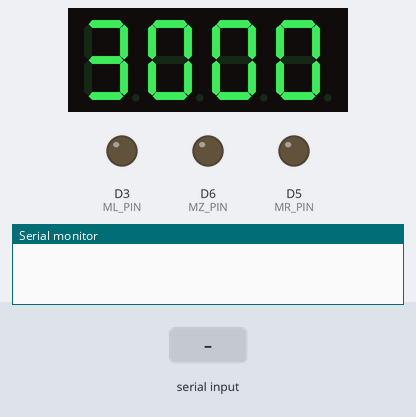
Bench run of a sketch on a simulated ESP8266 (NodeMCU). Parts: 4-digit seven-segment display, output pins drawn as LEDs (lit = HIGH), the last lines printed to the serial monitor. Inputs (shaded band) come from the test bench.

Above: at 1.2 s.
1.3 s: "90,45\n" received over Serial
At 2.4 s:
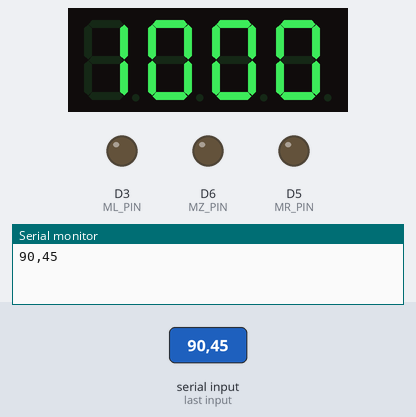
3.1 s: "5\n" received over Serial
At 5.0 s:
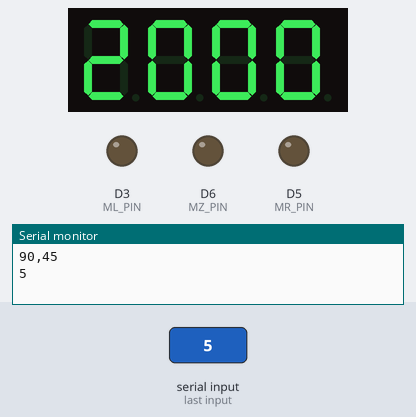
Timing chart, 0 to 6.5 s (numbered marks = the images above; inputs shaded):
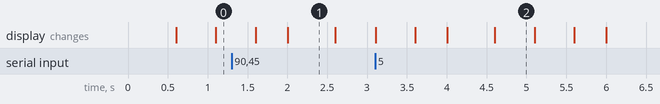

Measured:
- what the display in image 1 shows lasts 0.6 s, from 2.0 s to 2.6 s
- what the display in image 2 shows lasts 0.5 s, from 4.6 s to 5.1 s

The sketch:

airship.ino
```cpp
#include <Wire.h> // Enable this line if using Arduino Uno, Mega, etc.
#include "Adafruit_LEDBackpack.h"
#include "Adafruit_GFX.h"

Adafruit_7segment matrix = Adafruit_7segment();
const int ML_PIN = D3;
const int MR_PIN = D5;
const int MZ_PIN = D6;

int x = 0;
int y = 0;
int z = 0;

int px = 0;
int py = 0;
int pz = 0;

void setup() {
  matrix.begin(0x70);
  Serial.begin(9600);
  pinMode(ML_PIN, OUTPUT);
  pinMode(MR_PIN, OUTPUT);
  pinMode(MZ_PIN, OUTPUT);
}

int find_num(String d, String s, String e = " ") {
  int is = d.indexOf(s);
  if (is < 0) return -1;
  d = d.substring(is + s.length());
  int ie = d.indexOf(e);
  if (ie < 0) return -1;
  d = d.substring(0, ie);
  return d.toInt();
}

const int AVG_TIMES = 10;
int _cnt = 0;
int _xyz[3] = {0, 0, 0};
int* mean_value_filter(int x, int y, int z) {
  _xyz[0] = (_xyz[0] * _cnt + x) / (_cnt + 1);
  _xyz[1] = (_xyz[1] * _cnt + y) / (_cnt + 1);
  _xyz[2] = (_xyz[2] * _cnt + z) / (_cnt + 1);
  _cnt += 1;
  if (_cnt > AVG_TIMES) {
    _cnt = 0;
    return _xyz;
  } else {
    return NULL;
  }
}

bool read_xyz(bool test = false) {
  if (Serial.available() > 0) {
    String d = "";
    while (Serial.available() > 0) {
      d += char(Serial.read());
      delay(2);
    }
    if (d.length() > 0) {
      Serial.print(d);
      int ix, iy, iz;
      if (!test) {
        ix = find_num(d, "X = ");
        iy = find_num(d, "Y = ");
        iz = find_num(d, "Z = ");
      } else {
        ix = iy = iz = find_num(d, "DIST = ");
      }

      int* res = mean_value_filter(ix, iy, iz);

      if (res != NULL) {
        px = x;
        py = y;
        pz = z;

        x = res[0];
        y = res[1];
        z = res[2];
        return true;
      }
    }
  }
  return false;
}

int _ML_SPEED = 0;
int _MR_SPEED = 0;
int _MZ_SPEED = 0;
const int MAX_SPEED = 40;
const int SPEED_STEP = 10;

int P[3] = {100, 200, 100};
void gogogo(int x, int y, int z, int p[3]) {
  int gx = p[0];
  int gy = p[1];
  int gz = p[2];
  //z
  if (z < gz && _MZ_SPEED <= MAX_SPEED - SPEED_STEP) {
    _MZ_SPEED += SPEED_STEP;
  }else if (z > gz && _MZ_SPEED >= SPEED_STEP){
    _MZ_SPEED -= SPEED_STEP;
  }
  analogWrite(MZ_PIN, _MZ_SPEED);

  //x y

}

void _PROCESS() {
  gogogo(x, y, z, P);
}

void show_data() {
  int n = (int)(millis() / 100) % 20;
  if (n <= 5) matrix.print(1000 + x);
  else if (n <= 10) matrix.print(2000 + y);
  else if (n <= 15) matrix.print(3000 + z);
  else matrix.print(4000 + _MZ_SPEED);
  matrix.writeDisplay();
}

void loop() {
/*
  int ii = 0;
  while (true) {
    if (ii > 255) ii = 0;
    analogWrite(MZ_PIN, ii);
    delay(300);
    matrix.print(ii);
    matrix.writeDisplay();
    ii++;
  }
*/
  bool r = read_xyz(true);
  if (r) _PROCESS();
  show_data();
}
```
